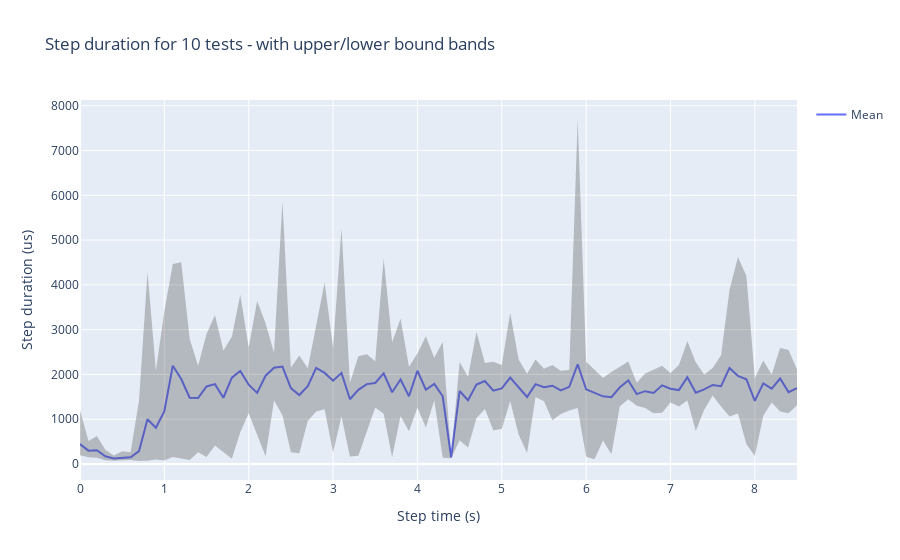

Source (notebook cell):
### Code cell
import pandas as pd
import plotly.graph_objs as go
import glob

files = glob.glob("log/*.csv")
cols = ['simtime', 'stepdur']

obs = 0
l = []
for f in files:
    l.append(pd.read_csv(f, usecols=cols, sep=',' ))
    obs = obs + 1

df = pd.concat(l)
dfm = df.groupby(level=0).mean()
dfmax = df.groupby(level=0).max()
dfmin = df.groupby(level=0).min()

fig = go.Figure([
#     go.Scatter(
#         x=df['simtime'],
#         y=df['stepdur'],
#         mode='markers',
#         name='stepdur'
#     ),
    go.Scatter(
        x=dfm['simtime'],
        y=dfm['stepdur'],
        mode='lines',
        name='Mean'
    ),
    go.Scatter(
        name='Upper Bound',
        x=dfmax['simtime'],
        y=dfmax['stepdur'],
        mode='lines',
        marker=dict(color="#444"),
        line=dict(width=0),
        showlegend=False
    ),
    go.Scatter(
        name='Lower Bound',
        x=dfmin['simtime'],
        y=dfmin['stepdur'],
        marker=dict(color="#444"),
        line=dict(width=0),
        mode='lines',
        fillcolor='rgba(68, 68, 68, 0.3)',
        fill='tonexty',
        showlegend=False
    )
])

fig.update_layout(
    yaxis_title='Step duration (us)',
    xaxis_title='Step time (s)',
    title=f'Step duration for {obs} tests - with upper/lower bound bands',
    hovermode="x"
)

fig.show()

fig.write_html("log/file.html")

### Figure 1 — Plotly figure (JSON) as saved in the notebook; plotly's stock layout.template omitted (floating-point values rounded to 4 significant figures)
{"data": [{"mode": "lines", "name": "Mean", "type": "scatter", "x": [0, 0.1, 0.2, 0.3, 0.4, 0.5, 0.6, 0.7, 0.8, 0.9, 1, 1.1, 1.2, 1.3, 1.4, 1.5, 1.6, 1.7, 1.8, 1.9, 2, 2.1, 2.2, 2.3, 2.4, 2.5, 2.6, 2.7, 2.8, 2.9, 3, 3.1, 3.2, 3.3, 3.4, 3.5, 3.6, 3.7, 3.8, 3.9, 4, 4.1, 4.2, 4.3, 4.4, 4.5, 4.6, 4.7, 4.8, 4.9, 5, 5.1, 5.2, 5.3, 5.4, 5.5, 5.6, 5.7, 5.8, 5.9, 6, 6.1, 6.2, 6.3, 6.4, 6.5, 6.6, 6.7, 6.8, 6.9, 7, 7.1, 7.2, 7.3, 7.4, 7.5, 7.6, 7.7, 7.8, 7.9, 8, 8.1, 8.2, 8.3, 8.4, 8.5], "y": [443, 298, 307.7, 172.1, 121.5, 143.2, 149.5, 289.5, 1000.0, 809.6, 1180.0, 2194, 1896.0, 1479.0, 1472.0, 1732.0, 1783.0, 1479.0, 1927.0, 2078.0, 1772.0, 1589.0, 1972.0, 2148.0, 2175.0, 1695.0, 1540, 1736.0, 2148.0, 2034.0, 1862, 2033, 1447.0, 1656.0, 1784.0, 1809.0, 2025.0, 1602.0, 1886.0, 1513, 2082.0, 1659.0, 1787.0, 1512.0, 150.2, 1630.0, 1425.0, 1774.0, 1853.0, 1639, 1688.0, 1928.0, 1724.0, 1496, 1784, 1714.0, 1748.0, 1642, 1723.0, 2228.0, 1668.0, 1582.0, 1512.0, 1492.0, 1713.0, 1867.0, 1561.0, 1627.0, 1588.0, 1756.0, 1681.0, 1650.0, 1939.0, 1594.0, 1666.0, 1766.0, 1736.0, 2146.0, 1968, 1890.0, 1410.0, 1802.0, 1683.0, 1908, 1606.0, 1694.0]}, {"line": {"width": 0}, "marker": {"color": "#444"}, "mode": "lines", "name": "Upper Bound", "showlegend": false, "type": "scatter", "x": [0, 0.1, 0.2, 0.3, 0.4, 0.5, 0.6, 0.7, 0.8, 0.9, 1, 1.1, 1.2, 1.3, 1.4, 1.5, 1.6, 1.7, 1.8, 1.9, 2, 2.1, 2.2, 2.3, 2.4, 2.5, 2.6, 2.7, 2.8, 2.9, 3, 3.1, 3.2, 3.3, 3.4, 3.5, 3.6, 3.7, 3.8, 3.9, 4, 4.1, 4.2, 4.3, 4.4, 4.5, 4.6, 4.7, 4.8, 4.9, 5, 5.1, 5.2, 5.3, 5.4, 5.5, 5.6, 5.7, 5.8, 5.9, 6, 6.1, 6.2, 6.3, 6.4, 6.5, 6.6, 6.7, 6.8, 6.9, 7, 7.1, 7.2, 7.3, 7.4, 7.5, 7.6, 7.7, 7.8, 7.9, 8, 8.1, 8.2, 8.3, 8.4, 8.5], "y": [1206, 514, 624, 316, 188, 287, 263, 1422, 4286, 2087, 3413, 4468, 4503, 2797, 2193, 2904, 3325, 2534, 2841, 3777, 2603, 3639, 3145, 2485, 5867, 2154, 2423, 2139, 3092, 4051, 2594, 5261, 1814, 2405, 2448, 2293, 4588, 2718, 3245, 2171, 2466, 2850, 2370, 2727, 189, 2279, 1946, 2947, 2258, 2285, 2210, 3380, 2333, 2016, 2335, 2128, 2212, 2085, 2098, 7704, 2282, 2108, 1927, 2055, 2172, 2288, 1815, 2020, 2105, 2192, 2034, 2208, 2741, 2272, 1999, 2142, 2430, 3888, 4620, 4196, 1921, 2309, 1996, 2588, 2548, 2112]}, {"fill": "tonexty", "fillcolor": "rgba(68, 68, 68, 0.3)", "line": {"width": 0}, "marker": {"color": "#444"}, "mode": "lines", "name": "Lower Bound", "showlegend": false, "type": "scatter", "x": [0, 0.1, 0.2, 0.3, 0.4, 0.5, 0.6, 0.7, 0.8, 0.9, 1, 1.1, 1.2, 1.3, 1.4, 1.5, 1.6, 1.7, 1.8, 1.9, 2, 2.1, 2.2, 2.3, 2.4, 2.5, 2.6, 2.7, 2.8, 2.9, 3, 3.1, 3.2, 3.3, 3.4, 3.5, 3.6, 3.7, 3.8, 3.9, 4, 4.1, 4.2, 4.3, 4.4, 4.5, 4.6, 4.7, 4.8, 4.9, 5, 5.1, 5.2, 5.3, 5.4, 5.5, 5.6, 5.7, 5.8, 5.9, 6, 6.1, 6.2, 6.3, 6.4, 6.5, 6.6, 6.7, 6.8, 6.9, 7, 7.1, 7.2, 7.3, 7.4, 7.5, 7.6, 7.7, 7.8, 7.9, 8, 8.1, 8.2, 8.3, 8.4, 8.5], "y": [193, 149, 142, 81, 71, 74, 89, 67, 72, 103, 80, 157, 117, 90, 261, 155, 413, 266, 117, 711, 1134, 654, 171, 1416, 1089, 265, 241, 960, 1170, 1224, 259, 1067, 166, 187, 741, 1263, 1124, 148, 1072, 731, 1257, 813, 1420, 138, 129, 532, 369, 1022, 1226, 751, 784, 1406, 657, 247, 1497, 1401, 977, 1118, 1196, 1253, 164, 105, 526, 217, 1289, 1446, 1298, 1250, 1135, 1142, 1373, 1283, 1417, 737, 1209, 1531, 1285, 1058, 1129, 444, 177, 1080, 1372, 1174, 1134, 1311]}], "layout": {"hovermode": "x", "title": {"text": "Step duration for 10 tests - with upper/lower bound bands"}, "xaxis": {"title": {"text": "Step time (s)"}}, "yaxis": {"title": {"text": "Step duration (us)"}}}}
